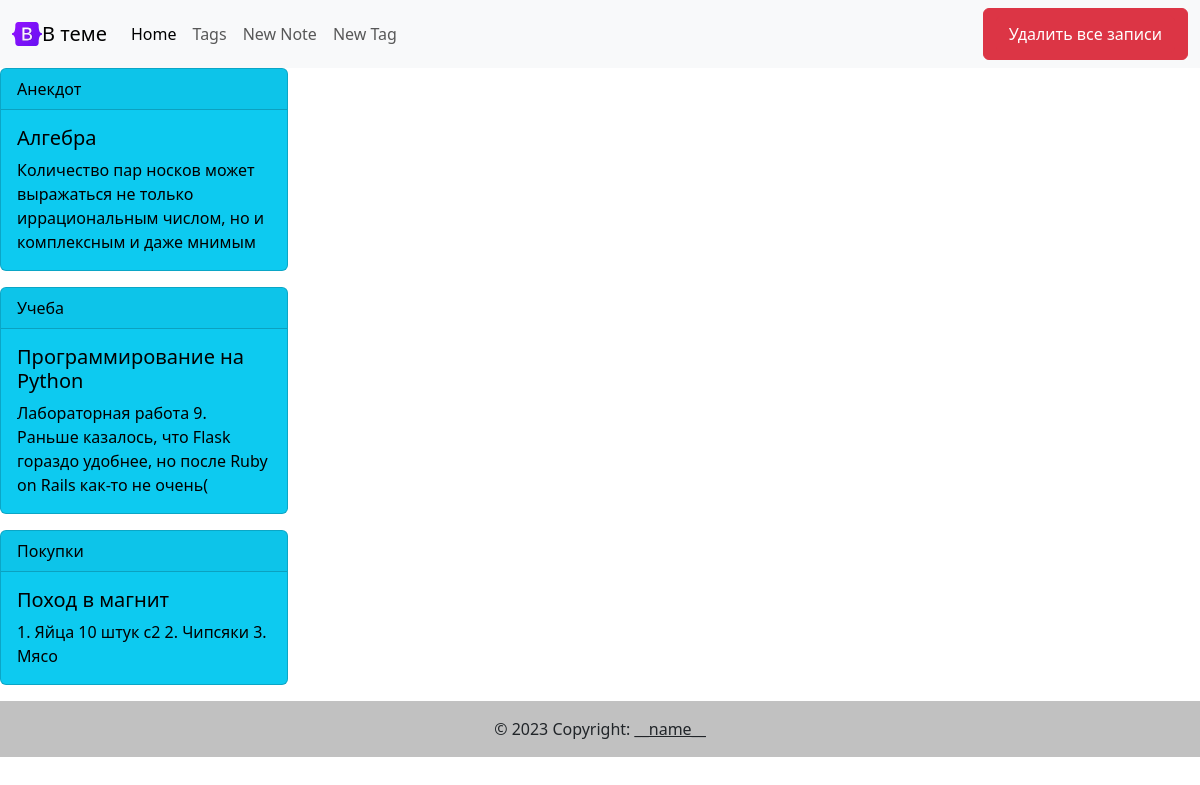
The page / on the database its author committed.
### models.py (models this page shows, shortened)
class Note(db.Model):
    id = db.Column(db.Integer, primary_key=True)
    title = db.Column(db.String(100), nullable=True, default=config.default_note_title)
    text = db.Column(db.Text, nullable=False)
    tag = db.relationship('Tag', backref='tag')

class Tag(db.Model):
    id = db.Column(db.Integer, primary_key=True)
    text = db.Column(db.Integer, nullable=False)
    note_id = db.Column(db.Integer, db.ForeignKey('note.id'))

### app.py (the view)
@app.route('/', methods=['GET', 'POST'])
def index():
    if request.method == 'POST':
        Note.query.delete()
        db.session.commit()
    notes = Note.query.all()
    return render_template('index.html', notes=notes)

### templates/index.html (shortened to what this page needs)
{% extends 'base.html' %}
{% block content %}
    {% if notes|length > 0 %}
        {% for note in notes %}
            <div class="card text-bg-info mb-3" style="max-width: 18rem;" onclick="location.href='{{ note.id }}';">
                <div class="card-header">{{ note.tag[0].text }}</div>
                <div class="card-body">
                <h5 class="card-title">{{ note.title }}</h5>
                <p class="card-text">{{ note.text }}</p>
                </div>
            </div>
        {% endfor %}
    {% else %}
        <center><p class="fs-2">Seem's like you don't have notes yet. <a href="note/new">Write one down!</a></p></center>
    {% endif %}
{% endblock %}

### templates/base.html (shortened to what this page needs)
<!doctype html>
<html lang="en">
    <head>
        <link href="https://cdn.jsdelivr.net/npm/bootstrap@5.3.2/dist/css/bootstrap.min.css" rel="stylesheet">
      </head>
    <body>
        <nav class="navbar navbar-expand-lg bg-body-tertiary">
          <div class="container-fluid">
            <img src="{{ url_for('static', filename='logo.svg') }}" alt="Logo" width="30" height="24" class="d-inline-block align-text-top">
            <a class="navbar-brand" href="/">В теме</a>
            <div class="collapse navbar-collapse" id="navbarNav">
              <ul class="navbar-nav">
                <li class="nav-item">
                  <a class="nav-link active" aria-current="page" href="/">Home</a>
                </li>
                <li class="nav-item">
                  <a class="nav-link" href="/tags">Tags</a>
                </li>
                <li class="nav-item">
                  <a class="nav-link" href="/note/new">New Note</a>
                </li>
                <li class="nav-item">
                  <a class="nav-link" href="/tag/new">New Tag</a>
                </li>
              </ul>
            </div>
            <form action="/" method="POST">
              <ipnut type="submit" name="delete" class="btn btn-danger">
                <button class="btn btn-danger">Удалить все записи</button>
              </ipnut>
            </form>
          </div>
        </nav>
        {% block content %}{% endblock %}
        <footer class="text-center text-white" style="background-color: #f1f1f1;">
            <div class="text-center text-dark p-3" style="background-color: rgba(0, 0, 0, 0.2);">
                © 2023 Copyright:
                <a class="text-dark" href="https://t.me/I_name_I">__name__</a>
            </div>
        </footer>
    </body>
</html>

### rows shown on the page
Note: {{ note.id }} 1 (drawn), text "Анекдот", title "Алгебра", text "Количество пар носков может выражаться не только иррациональным числом, но и комплексным и даже мнимым"
Note: text "Учеба", title "Программирование на Python", text "Лабораторная работа 9. Раньше казалось, что Flask гораздо удобнее, но после Ruby on Rails как-то не очень("
Note: text "Покупки", title "Поход в магнит", text "1. Яйца 10 штук c2 2. Чипсяки 3. Мясо"
